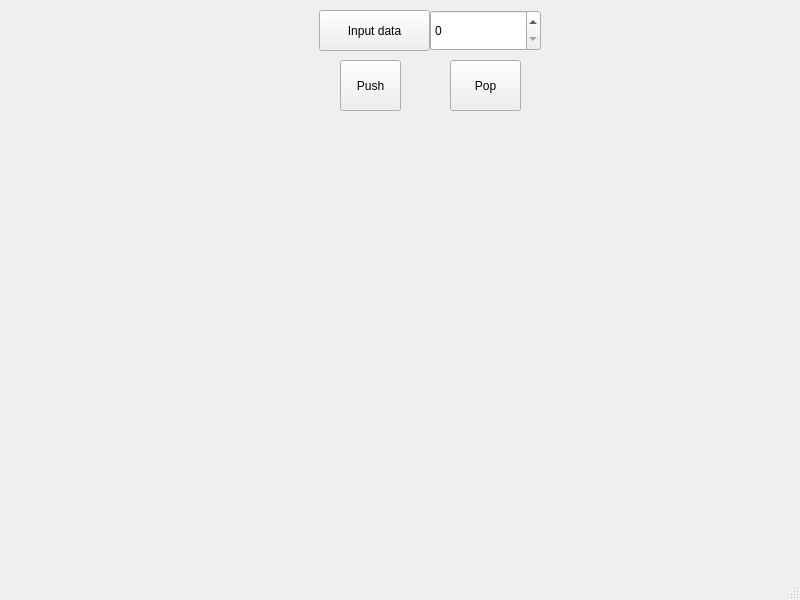
<?xml version="1.0" encoding="UTF-8"?>
<ui version="4.0">
 <class>MainWindow</class>
 <widget class="QMainWindow" name="MainWindow">
  <property name="geometry">
   <rect>
    <x>0</x>
    <y>0</y>
    <width>800</width>
    <height>600</height>
   </rect>
  </property>
  <property name="windowTitle">
   <string>MainWindow</string>
  </property>
  <widget class="QWidget" name="centralwidget">
   <widget class="QSpinBox" name="spinBox">
    <property name="geometry">
     <rect>
      <x>430</x>
      <y>10</y>
      <width>111</width>
      <height>41</height>
     </rect>
    </property>
   </widget>
   <widget class="QPushButton" name="PushButton">
    <property name="geometry">
     <rect>
      <x>340</x>
      <y>60</y>
      <width>61</width>
      <height>51</height>
     </rect>
    </property>
    <property name="text">
     <string>Push</string>
    </property>
   </widget>
   <widget class="QPushButton" name="PopButton">
    <property name="geometry">
     <rect>
      <x>450</x>
      <y>60</y>
      <width>71</width>
      <height>51</height>
     </rect>
    </property>
    <property name="text">
     <string>Pop</string>
    </property>
   </widget>
   <widget class="QPushButton" name="InputData">
    <property name="geometry">
     <rect>
      <x>319</x>
      <y>10</y>
      <width>111</width>
      <height>41</height>
     </rect>
    </property>
    <property name="text">
     <string>Input data</string>
    </property>
   </widget>
  </widget>
  <widget class="QMenuBar" name="menubar">
   <property name="geometry">
    <rect>
     <x>0</x>
     <y>0</y>
     <width>800</width>
     <height>26</height>
    </rect>
   </property>
  </widget>
  <widget class="QStatusBar" name="statusbar"/>
 </widget>
 <resources/>
 <connections/>
</ui>
